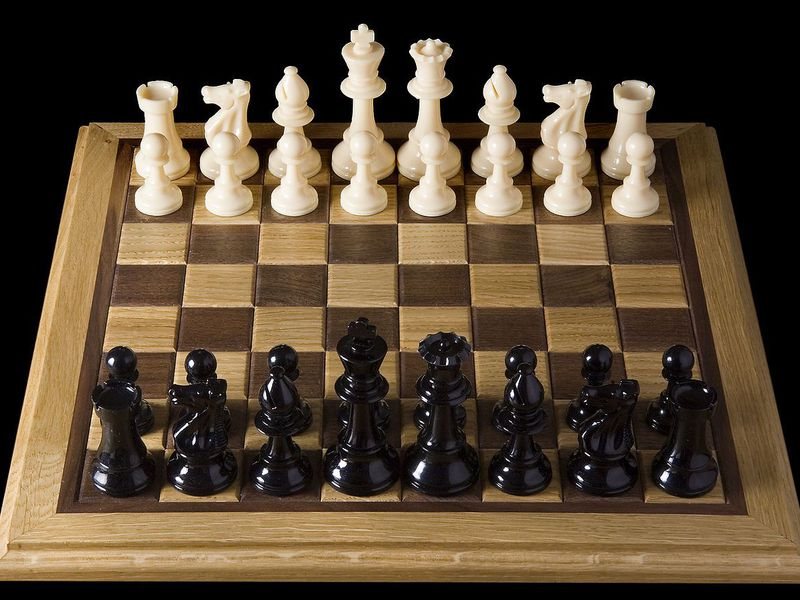
#> input picture images/real_chess.jpg, 800 x 600 px
$ python good_feature_to_track.py
#> lines starting #> are read from the running program, lines starting #| are printed output that depends on the picture; after the words box and inside, x2 and y2 are one past the last pixel; in counts of white or black regions, pixels touching at a corner belong together
import cv2
import numpy as np
import matplotlib.pyplot as plt

img = cv2.imread('./images/real_chess.jpg')
#> img is the input picture: shape (600, 800, 3); mean B, G, R 51.9, 71.2, 87.4
img = cv2.cvtColor(img, cv2.COLOR_BGR2GRAY)
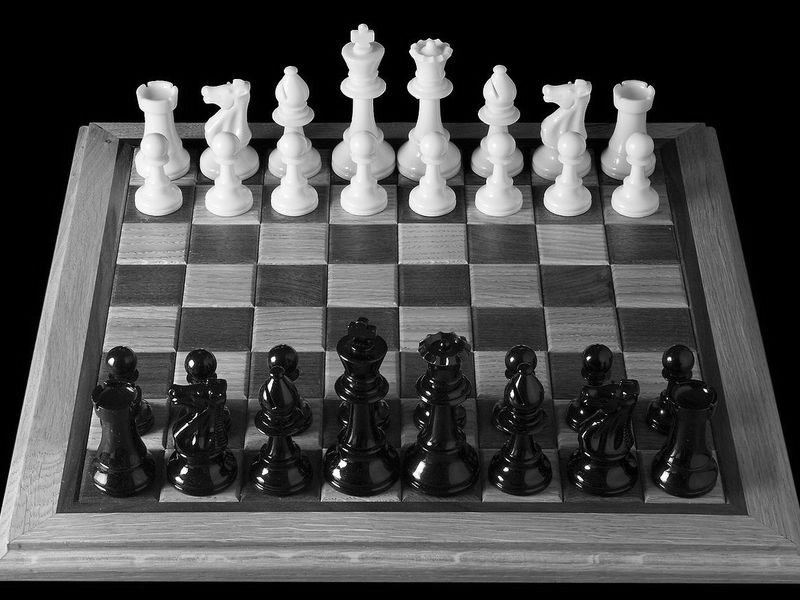
#> img: shape (600, 800); min 0, max 255, mean 73.8
corners = cv2.goodFeaturesToTrack(img, 100, 0.01, 10)
#> corners = 100 rows, first 8: [427, 412], [187, 423], [498, 476], [272, 379], [512, 358], [581, 412], [176, 399], [589, 357]
corners = np.int0(corners)

for i in corners:
    x, y = i.ravel()
    cv2.circle(img, (x, y), 3, (0, 0, 255), -1)
#> this loop made 100 passes
#> (x, y) on passes 1 to 12: (427, 412), (187, 423), (498, 476), (272, 379), (512, 358), (581, 412), (176, 399), (589, 357), (589, 468), (426, 401), (257, 477), (706, 391)
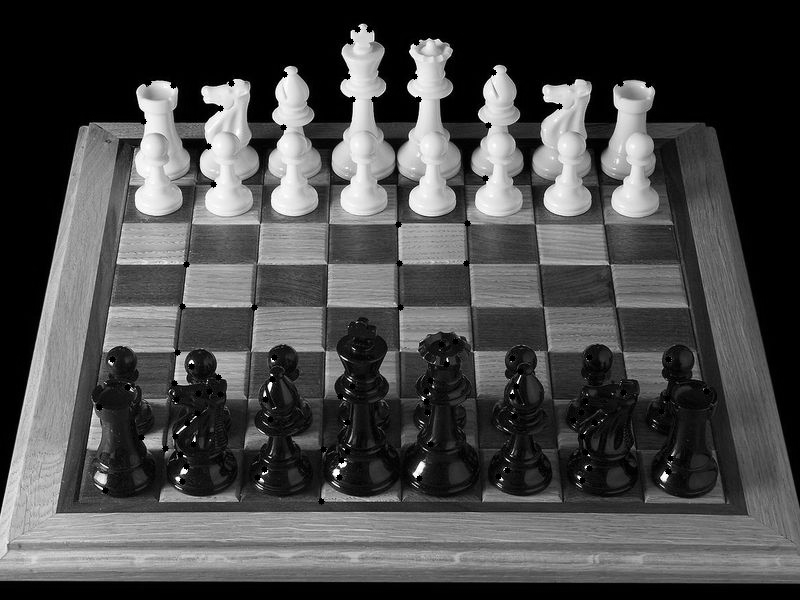
#> img: shape (600, 800); 0.6% of pixels changed, all inside (x1, y1, x2, y2) = (96, 26, 710, 505)
plt.imshow(img)
plt.show()

$ run again, with images/Denis_Mukwege.jpg copied over images/real_chess.jpg
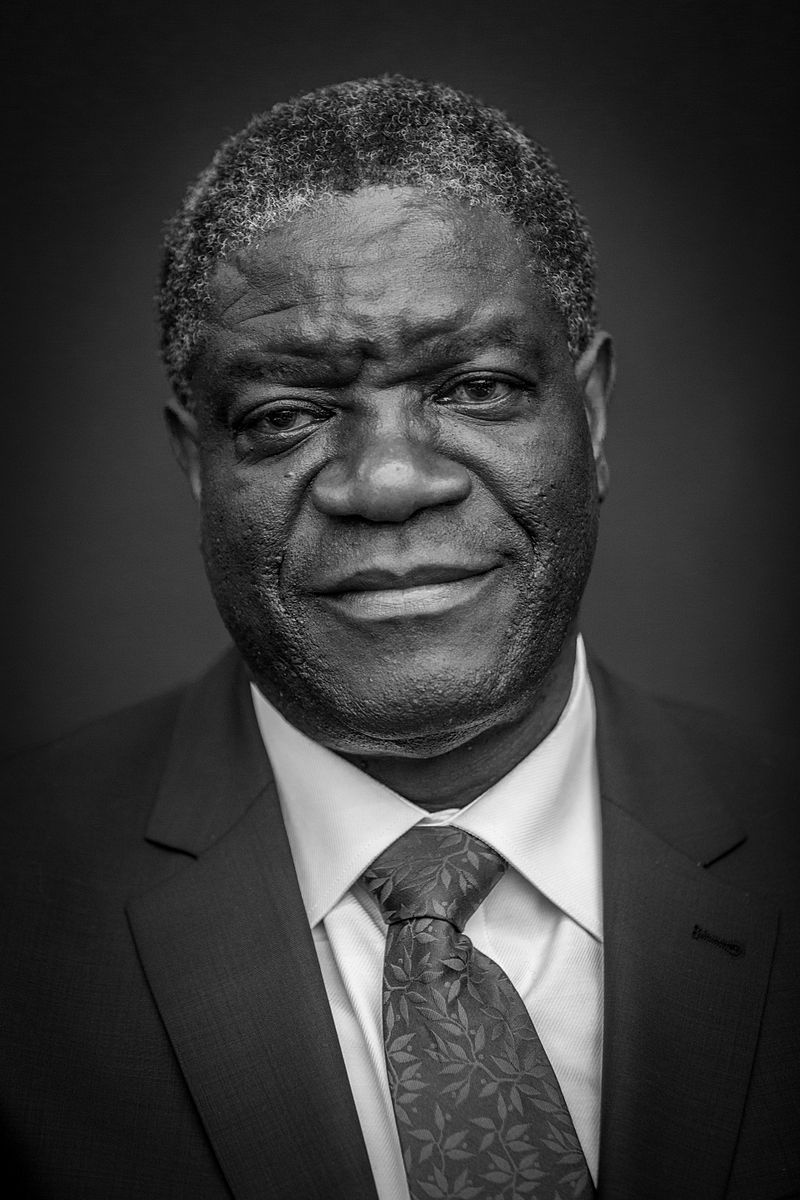
#> input picture images/Denis_Mukwege.jpg, 800 x 1200 px
#> img is the input picture: shape (1200, 800, 3); min 0, max 255, mean 58.8
#> corners = 100 rows, first 8: [462, 933], [469, 167], [444, 399], [295, 619], [525, 189], [250, 223], [248, 183], [387, 925]
#> the loop `for i in corners:` made 100 passes
#> after the loop `for i in corners:`:
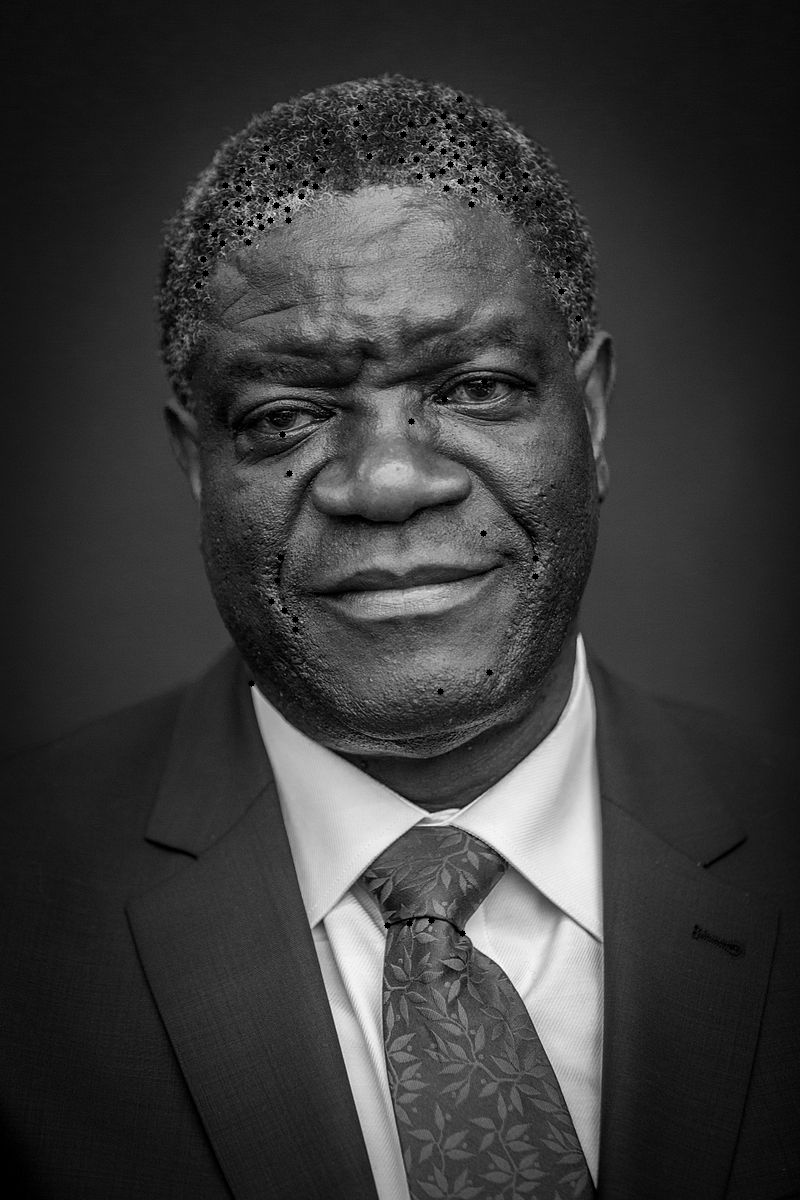
#> img: shape (1200, 800); min 0, max 255, mean 58.5

$ run again, with images/Dog-Backpack-Carriers.jpg copied over images/real_chess.jpg
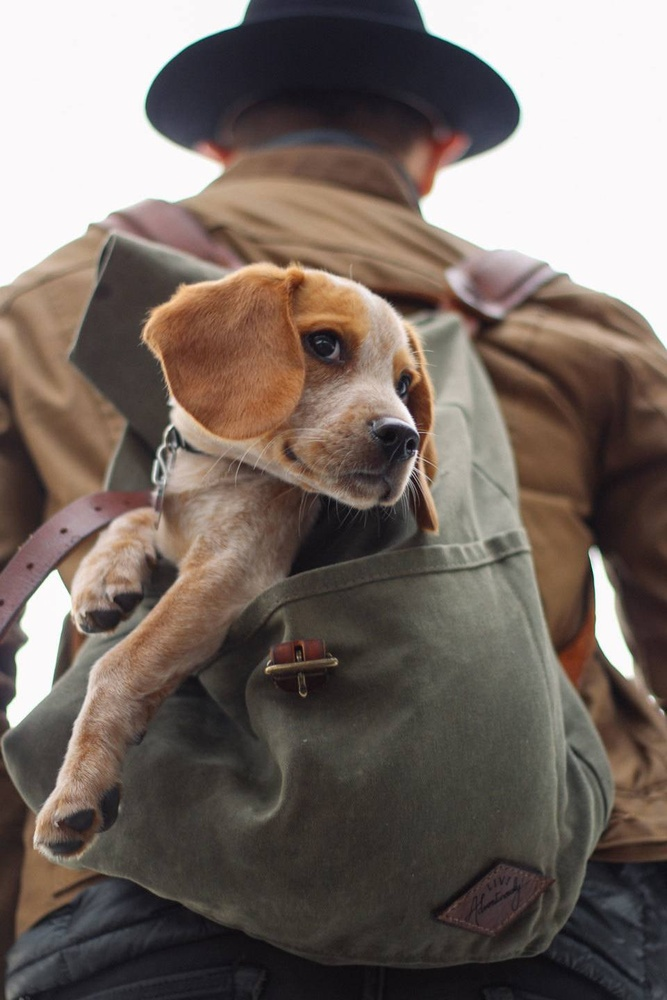
#> input picture images/Dog-Backpack-Carriers.jpg, 667 x 1000 px, shrunk from 960 x 1440 before the run
#> img is the input picture: shape (1000, 667, 3); mean B, G, R 100, 106.9, 118.7
#> `img = cv2.cvtColor(img, cv2.COLOR_BGR2GRAY)`:
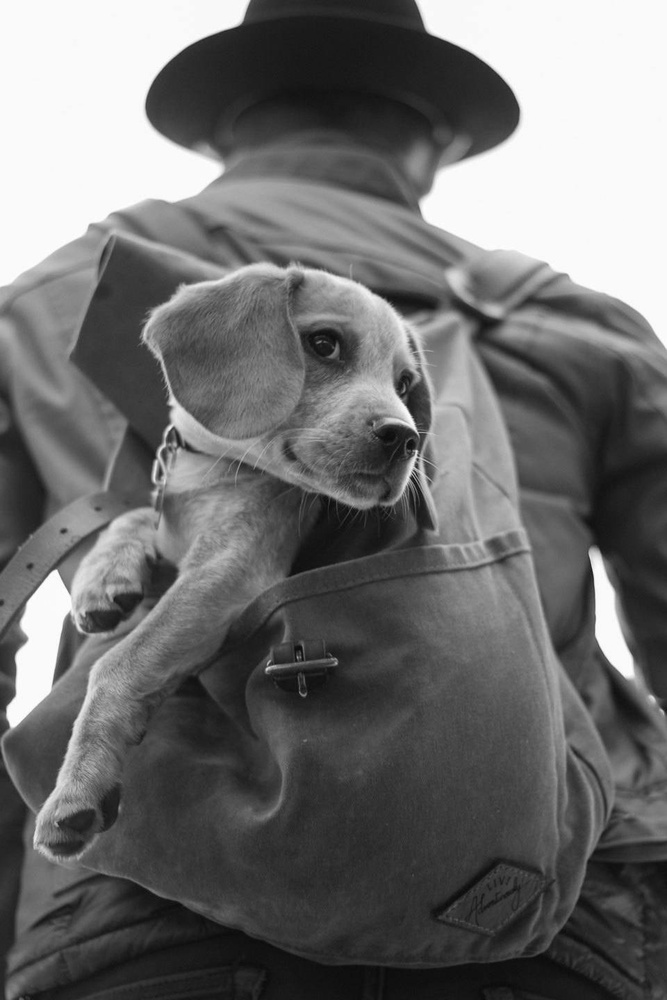
#> img: shape (1000, 667); min 8, max 255, mean 109.7
#> corners = 100 rows, first 8: [416, 450], [56, 570], [419, 432], [413, 470], [266, 671], [423, 460], [69, 613], [174, 427]
#> the loop `for i in corners:` made 100 passes
#> after the loop `for i in corners:`:
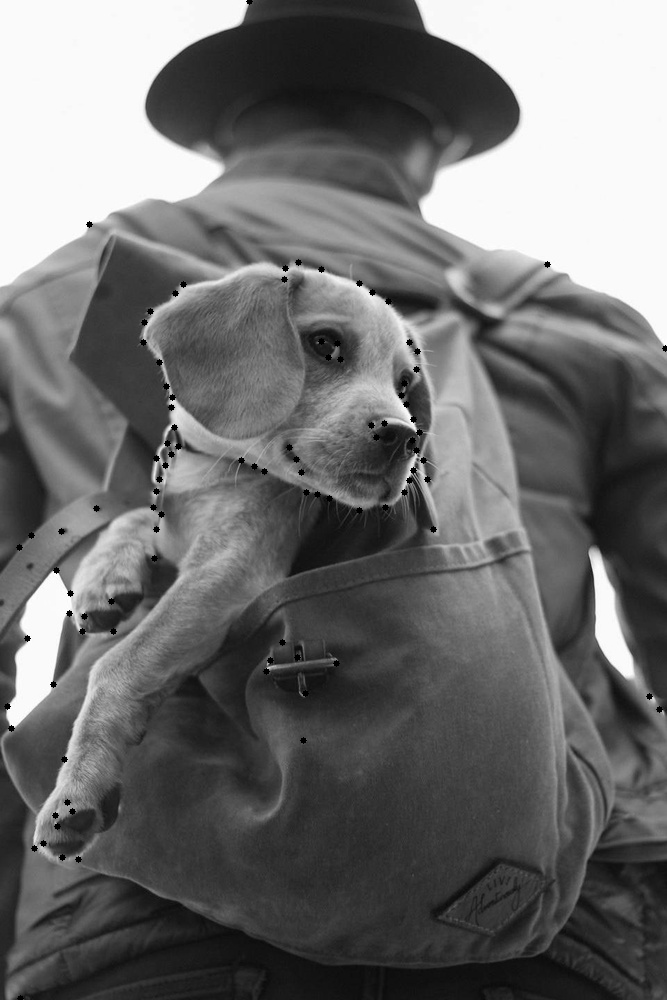
#> img: shape (1000, 667); 0.43% of pixels changed, all inside (x1, y1, x2, y2) = (4, 0, 667, 1000)

$ run again, with images/Nadia_Murad.jpg copied over images/real_chess.jpg
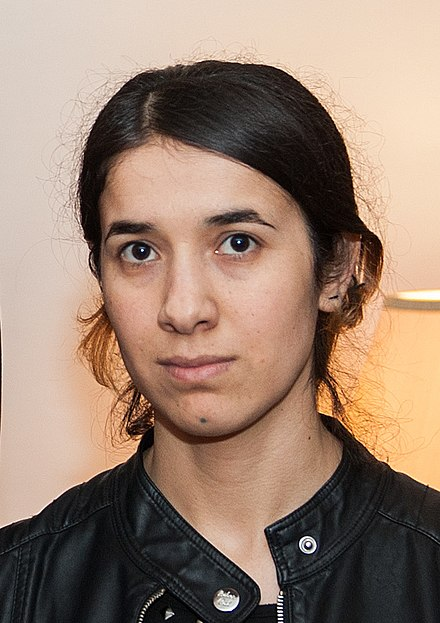
#> input picture images/Nadia_Murad.jpg, 440 x 623 px
#> img is the input picture: shape (623, 440, 3); mean B, G, R 112.7, 129.2, 153.8
#> `img = cv2.cvtColor(img, cv2.COLOR_BGR2GRAY)`:
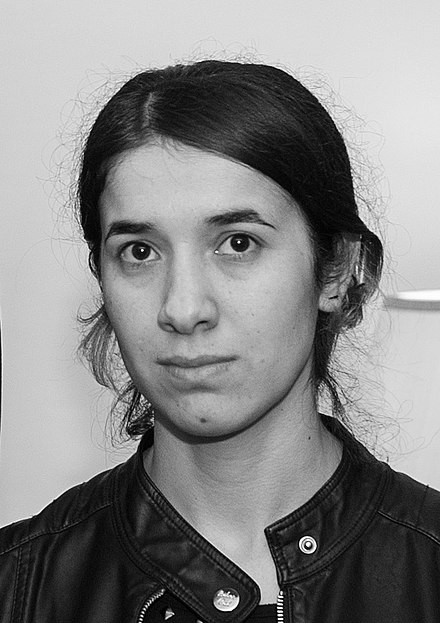
#> img: shape (623, 440); min 0, max 255, mean 134.7
#> corners = 100 rows, first 8: [142, 250], [238, 242], [277, 607], [278, 618], [142, 616], [282, 596], [146, 606], [230, 593]
#> the loop `for i in corners:` made 100 passes
#> after the loop `for i in corners:`:
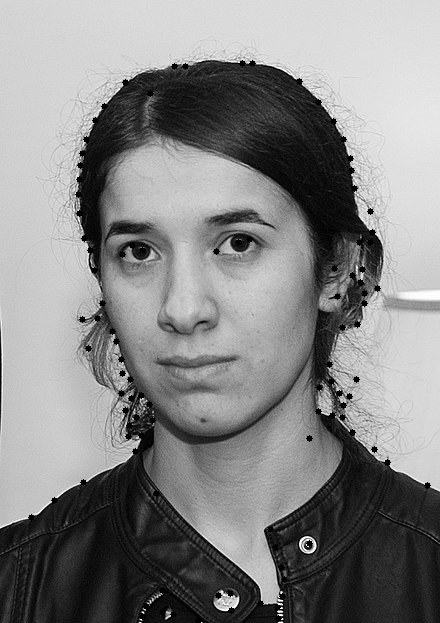
#> img: shape (623, 440); 1.05% of pixels changed, all inside (x1, y1, x2, y2) = (28, 60, 431, 623)
